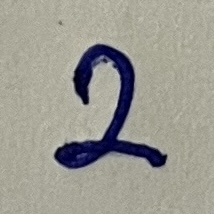
#> input picture handwritten_digits/2.JPG, 214 x 214 px; its folder holds only this picture in this run
$ jupyter execute --allow-errors digit-recogniser.ipynb   (shell and % lines are left out)
#> lines starting #> are read from the running program, lines starting #| are printed output that depends on the picture
[cell 1]
# load dependencies
# Load idx file to numpy
# separate the Test cases, and training data
# unwrap the training data into linear inputs
# preprocess labels to match desired output vector in neural network
# extract neural network to a function with weights, inputs, biases, desired output, input layer, hidden layer, output layer, iterations, genration number as arguments
# create a init weights, biases function

# pass to neural network
# create test function to print out the percentage.

[cell 2]
# load dependencies

[cell 3]
import matplotlib.pyplot as plt

# [16 lines left out: function plot_weights, not called in this run]

[cell 4]
# Load idx file to numpy
import idx2numpy
import matplotlib.pyplot as plt

# Load the MNIST dataset
images_file = '/Users/anish/projects/notebooks/archive/train-images.idx3-ubyte'  # Path to the images file
labels_file = '/Users/anish/projects/notebooks/archive/train-labels.idx1-ubyte'  # Path to the labels file

#> (the rest of this cell did not finish here and is left out)

[cell 5]
# separate the Test cases, and training data
import numpy as np
#> (the rest of this cell did not finish here and is left out)

[cell 6]
# unwrap the training data into linear inputs
inputs = []
test_inputs = []

#> (the rest of this cell did not finish here and is left out)

[cell 7]
# preprocess labels to match desired output vector in neural network
outputs = []
test_outputs = []
#> (the rest of this cell did not finish here and is left out)

[cell 8]
# create a init weights, biases function
# [21 lines left out: function initialise_neural_network, not called in this run]

[cell 9]
# [4 lines left out: function sigmoid, not called in this run]
    # return np.maximum(x, 0)

def sigmoid_derivative(x):
    sig = sigmoid(x)
    return sig * (1 - sig)
    # return np.where(x > 0, 1, 0)

# [5 lines left out: function softmax, not called in this run]

[cell 10]
# [16 lines left out: function feedforward, not called in this run]

[cell 11]
# [18 lines left out: function backprop, not called in this run]

[cell 12]
# [11 lines left out: function test, not called in this run]

[cell 13]
# [9 lines left out: function train_neural_network, not called in this run]

[cell 14]
# neural netwok
# extract neural network to a function with weights, inputs, biases, desired output, input layer, hidden layer, output layer, iterations, genration number as arguments
def train(inputs, outputs, size_hidden_layer, num_layers, num_generations, learning_rate):
    weight_plot = []
    bias_plot = []
    size_input_layer = len(inputs[0][0])
    size_output_layer = len(outputs[0][0])
    (weights, bias) = initialise_neural_network(size_input_layer, size_output_layer, size_hidden_layer, num_layers)
    for gen in range(num_generations):
        (weights, bias, weight_plot, bias_plot) = train_neural_network(weights, bias, inputs, outputs, num_layers, learning_rate, weight_plot, bias_plot)
        print(f"gen: {gen} completed")
        test(test_inputs, test_outputs, weights, bias, num_layers)

    plot_weights(weight_plot, bias_plot, num_layers, size_output_layer, size_hidden_layer)
    return (weights, bias)

[cell 15]
learning_rate = 0.01
generations = 10
num_layers = 3
size_hidden_layer = 512
#> (the rest of this cell did not finish here and is left out)

#> (a cell that did not finish here is left out)

[cell 17]
# [8 lines left out: function predict, not called in this run]

#> (the rest of this cell did not finish here and is left out)

[cell 18]
import cv2
import numpy as np
import matplotlib.pyplot as plt

def display_image(image):
    plt.imshow(image, cmap='gray')
    plt.axis('off')
    plt.show()

def preprocess_image(image_path, threshold=150):
    # Load the image
#> called with image_path = 'handwritten_digits/2.JPG', threshold = 150
    image = cv2.imread(image_path)
#> image is the input picture: shape (214, 214, 3); mean B, G, R 145.8, 154.3, 155.8
    print(image.shape)
#| (214, 214, 3)
    display_image(image)
    # Convert to grayscale
    gray_image = cv2.cvtColor(image, cv2.COLOR_BGR2GRAY)
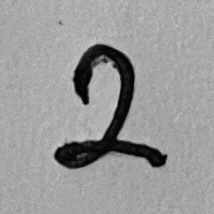
#> gray_image: shape (214, 214); min 1, max 207, mean 153.8
    display_image(gray_image)

    # # Resize to 28x28 pixels
    resized_image = cv2.resize(gray_image, (28, 28))
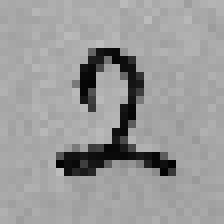
#> resized_image: shape (28, 28) (shown 8 times larger); min 3, max 189, mean 153.9
    display_image(resized_image)


    inverted_image = 255 - resized_image
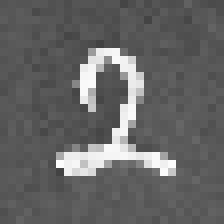
#> inverted_image: shape (28, 28) (shown 8 times larger); min 66, max 252, mean 101.1
    display_image(inverted_image)

    _, thresholded_image = cv2.threshold(inverted_image, threshold, 255, cv2.THRESH_TOZERO)
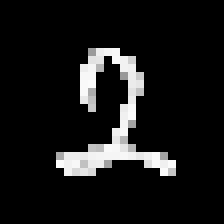
#> thresholded_image: shape (28, 28) (shown 8 times larger); min 0, max 252, mean 22.4
    display_image(thresholded_image)

    return thresholded_image

$ run again, on handwritten_digits/9.JPG
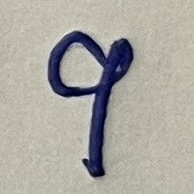
#> input picture handwritten_digits/9.JPG, 194 x 194 px
#> in preprocess_image, image is the input picture: shape (194, 194, 3); mean B, G, R 160.7, 168.6, 170.8
#| (194, 194, 3)
#> in preprocess_image, `inverted_image = 255 - resized_image`:
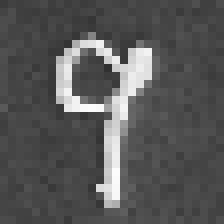
#> inverted_image: shape (28, 28) (shown 8 times larger); min 49, max 252, mean 87
#> in preprocess_image, `_, thresholded_image = cv2.threshold(inverted_image, threshold, 255, c..`:
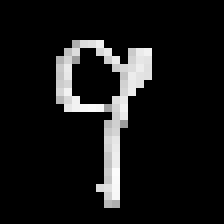
#> thresholded_image: shape (28, 28) (shown 8 times larger); min 0, max 252, mean 22.2

$ run again, on handwritten_digits/5.JPG
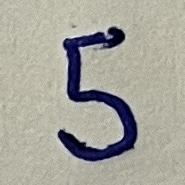
#> input picture handwritten_digits/5.JPG, 185 x 185 px
#> in preprocess_image, image is the input picture: shape (185, 185, 3); mean B, G, R 155.6, 164.7, 166
#| (185, 185, 3)
#> in preprocess_image, `inverted_image = 255 - resized_image`:
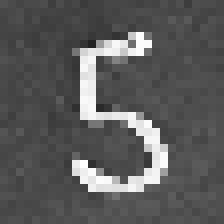
#> inverted_image: shape (28, 28) (shown 8 times larger); min 33, max 254, mean 90.6
#> in preprocess_image, `_, thresholded_image = cv2.threshold(inverted_image, threshold, 255, c..`:
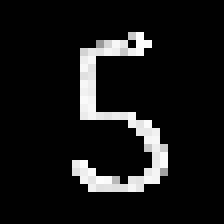
#> thresholded_image: shape (28, 28) (shown 8 times larger); min 0, max 254, mean 22.6

$ run again, on handwritten_digits/6.JPG
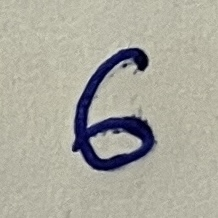
#> input picture handwritten_digits/6.JPG, 218 x 218 px
#> in preprocess_image, image is the input picture: shape (218, 218, 3); mean B, G, R 158.3, 169.3, 170.9
#| (218, 218, 3)
#> in preprocess_image, `inverted_image = 255 - resized_image`:
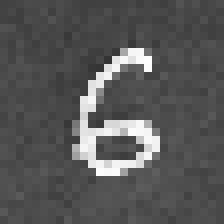
#> inverted_image: shape (28, 28) (shown 8 times larger); min 51, max 253, mean 87.1
#> in preprocess_image, `_, thresholded_image = cv2.threshold(inverted_image, threshold, 255, c..`:
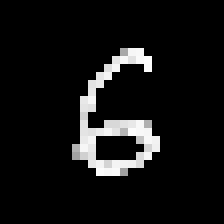
#> thresholded_image: shape (28, 28) (shown 8 times larger); min 0, max 253, mean 18.3
